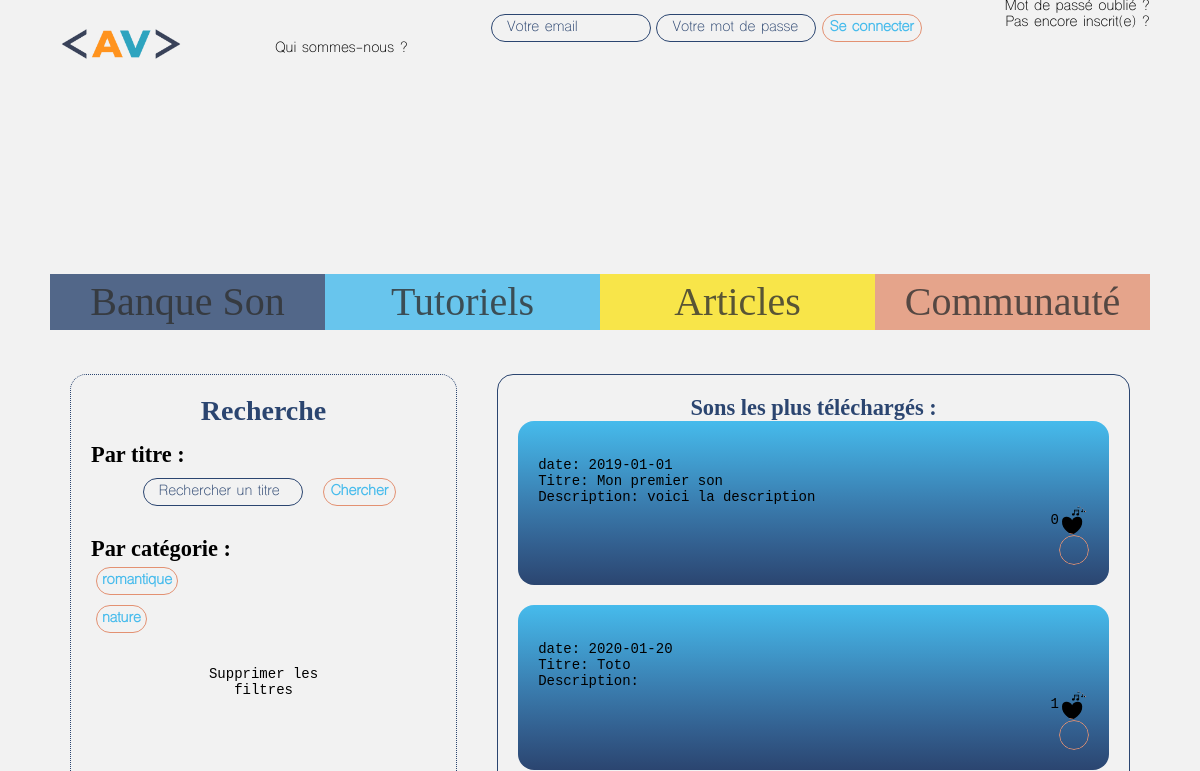
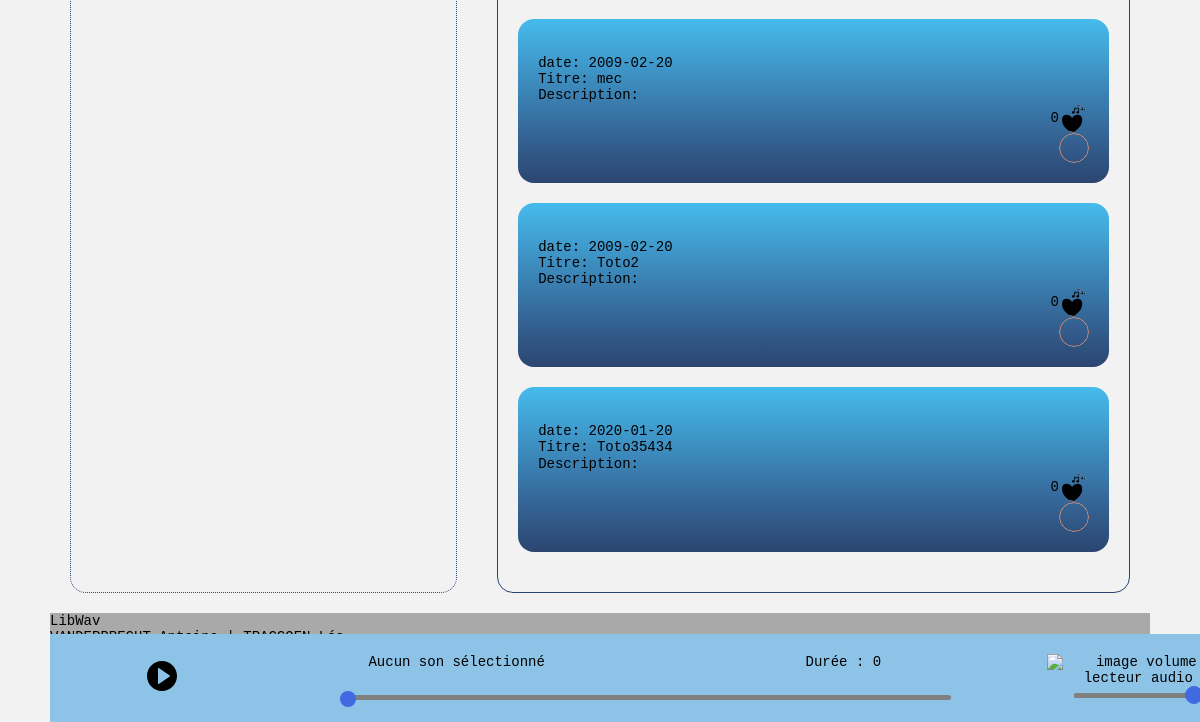
Before: / with the older database file (2 pictures, top to bottom).
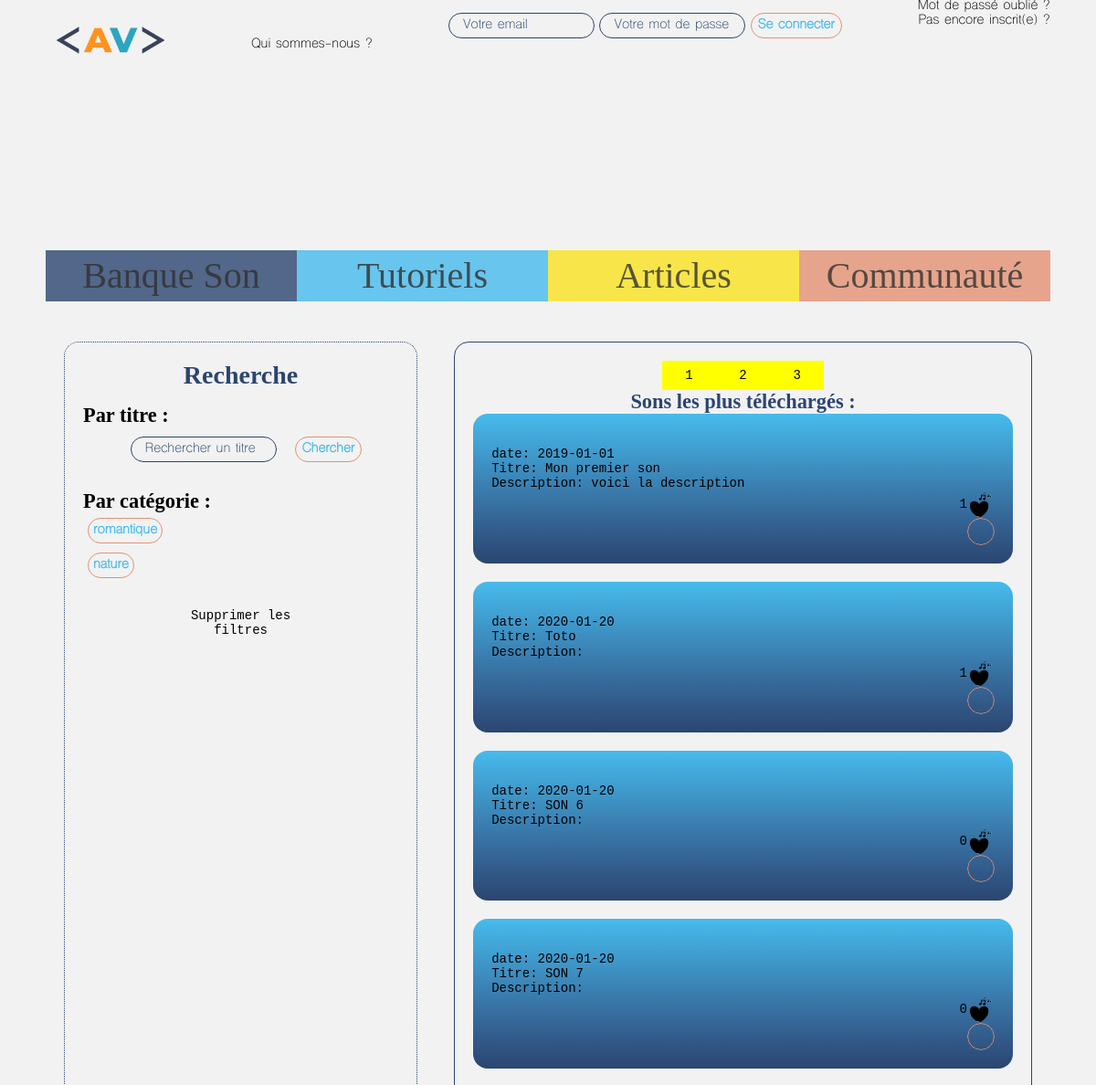
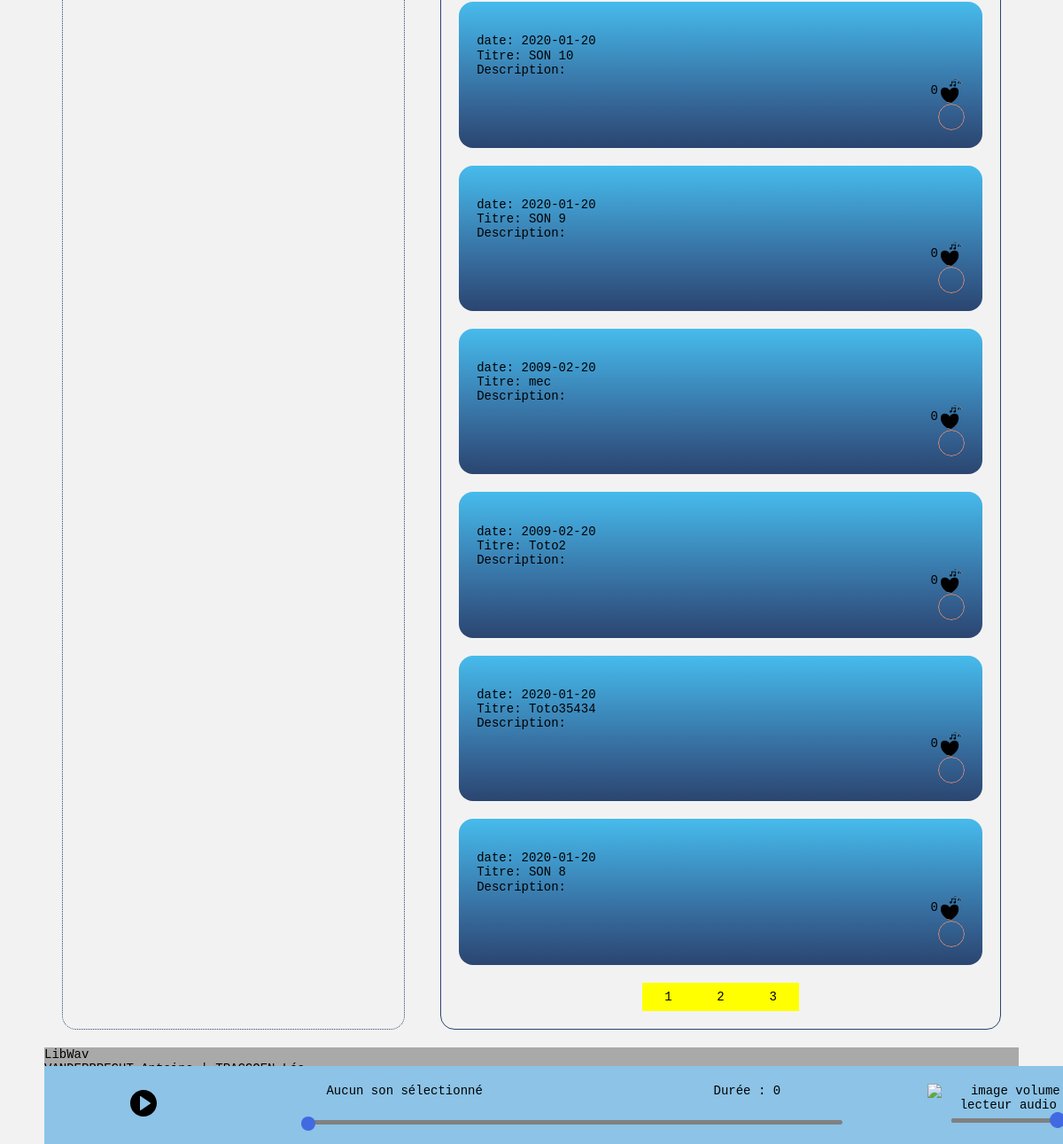
After: the same page with the newer database file (2 pictures, top to bottom).
### tables this page shows
CREATE TABLE IF NOT EXISTS `son_categorie` (
  `id` int(11) NOT NULL AUTO_INCREMENT,
  `categorie_name` varchar(255) NOT NULL,
  PRIMARY KEY (`id`)
);

CREATE TABLE IF NOT EXISTS `son` (
  `id` int(11) NOT NULL AUTO_INCREMENT,
  `lien_upload` varchar(255) NOT NULL,
  `titre` varchar(255) NOT NULL,
  `description` varchar(255) NOT NULL,
  `idCreateur` int(11) NOT NULL,
  `date_publi` date NOT NULL,
  `id_son_categorie` int(11) NOT NULL,
  `nb_telechargements` int(11) NOT NULL,
  PRIMARY KEY (`id`)
);

### assets/divers/balises.php (called while the page is built, shortened)
<?php
function isAjax() {
    return (isset($_SERVER['HTTP_X_REQUESTED_WITH']) && ($_SERVER['HTTP_X_REQUESTED_WITH'] == 'XMLHttpRequest'));
}
?>

### config/actions.php (called while the page is built)
<?php
$listeDesActions = array(
    "mentionslegales" => "vues/mentions_legales.php",
    "signalements" => "vues/Signalement/Signalements_List.php",
    "son" => "vues/sound/Sound_Page.php",
    "like" => "vues/likes.php",
    "profil" => "vues/user/profil.php",
    "uploadSound" => "vues/sound/upload_sound.php",
    "soundUpload" => "traitements/sound/upload_sound.php",
    "uploadTutoriel" => "vues/tuto/upload_tutoriel.php",
    "uploadArticle" => "vues/article/upload_article.php",
    "tutorielUpload" => "traitements/tuto/upload_tutoriel.php",
    "articleUpload" => "traitements/article/upload_article.php",
    "profilConfiguration" => "vues/user/profil_conf.php",
    "downloadData" => "traitements/user/download_data.php",
    "reportSound" => "traitements/sound/report_sound.php",
    "soundReport" => "traitements/sound/sound_report.php",
    "downloadSound" => "traitements/sound/download_sound.php",
    "menuAdmin" => "vues/admin/admin_menu.php",
    "register" => "traitements/register.php",
    "setAvatar" => "traitements/user/setAvatar.php",
    "connexion" => "traitements/connexion.php",
    "deconnexion" => "traitements/deconnexion.php",
    "soundFilter" => "traitements/sound/filter.php",
    "soundFilterSearch" => "traitements/sound/filter_search.php",
    "tutoriels" => "vues/tuto/TutoPage.php",
    "article" => "vues/article/ArticlePage.php",
    "cgu" => "vues/user/cgu.php",
    "statistiques" => "vues/admin/stats_générales.php",
    "AddComment" => "traitements/tuto/addComment.php",
    "login" => "vues/login.php",
    "changements" => "traitements/user/changements.php",
    "homepage" => "homepage.php",
    "articles" => "vues/articles.php",
    "communaute" => "vues/communaute.php"
);

### assets/divers/functions_library.php (the view, shortened to what this page needs)
<?php
function checkLikes($id_user,$id_contenu){
    global $pdo;
    $sql = "SELECT * FROM likes WHERE (id_user=? AND id_contenu=?)";
    $query = $pdo->prepare($sql);
    $query->execute(array($id_user,$id_contenu));
    $result = $query->fetch();
    return $result;
}
function countLikes($id_contenu){
    global $pdo;
    $sql = "SELECT * FROM likes WHERE id_contenu=?";
    $query = $pdo->prepare($sql);
    $query->execute(array($id_contenu));
    $total = 0;
    while ($result = $query->fetch()) {
        $total = $total +1;
    }
    return $total;
}
function AfficheSoundItem($result){
    if ($_SESSION ) {
        $idSession = $_SESSION['id'];
    } else {
        $idSession = 0;
    }
    echo "<div class='sound_item'>";
    echo "<br/><span class='sound_item_date'>date: ".$result['date_publi']."</span>";
    echo "<br/><span class='sound_item_titre'>Titre: ".$result['titre']."</span>";
    echo "<br/>"."Description: ".$result['description'];
    echo"<br/>";
    $totalLikes = countLikes($result['id']);
    $resultLike = checkLikes($idSession,$result['id']);
    if ($resultLike == false) {
        $style = "style='background-color:black'";
    } else {
        $style = "style='background-color:red'";
    }
    echo "<div class='sound_item_likes'>";
        echo "<form class='likesForm' method='POST' action='?action=like'>";
            echo "<input type='submit' name='like' value='' class='postMsg likes'" . $style . " >";
        echo "</form>";
        echo "<div class='nb_likes'>" . $totalLikes."</div>";
        echo"</div>";
        echo "<div class='sound_item_controls'>";
        echo "<form class='formReport' method='POST' action='?action=soundReport'>";
            echo "<input type='submit' name='reportsound' value='' class='reportsound'>";
        echo "</form>";
        echo "<form class='downloadForm' method='POST' action='?action=downloadSound'>";
            echo "<input type='submit' name='downloadsound' value='' class='downloadsound'>";
        echo "</form>";
        echo "<button class='btn_lecture'>";
        echo "</div>";
    echo "</div>";
}
function AffichePageLimit($offset, $limit) {
    global $pdo;
    $contenu = "SELECT * FROM son LIMIT $offset, $limit";
    $query_contenu = $pdo->prepare($contenu);
    $query_contenu->execute();
    while ($result = $query_contenu->fetch()) {
        afficheSoundItem($result);
    }
}
function AfficheNbPage($nb_sons){
    $nb_page = ($nb_sons / 10);
    echo "<div id='wrapper_nb_page'>";
    for($i=1; $i<=$nb_page;$i++){
        echo "<a class='numero_page' href='?action=son&p=".$i."'>$i</a>";
    }
    echo"</div>";
}
?>

### index.php (shortened to what this page needs)
<?php
include("config/bd.php");
include("assets/divers/balises.php");
include("assets/divers/functions_library.php");
include("config/actions.php");
if(isAjax() == false) {
    ?>
    <!DOCTYPE html>
    <html lang="fr">
    <head>
        <link href="assets/css/style.css" rel="stylesheet">
        <link href="assets/css/404.css" rel="stylesheet">
        <link rel="stylesheet" href="./assets/css/general.css" type="text/css">
        <link rel="stylesheet" href="./assets/css/articles.css" type="text/css">
        <link rel="stylesheet" href="./assets/css/tutos.css" type="text/css">
        <link rel="stylesheet" href="./assets/css/communaute.css" type="text/css">
    </head>
<body>
    <?php
    if (isset($_SESSION['id'])) {
        CompleteProfil();
            include('vues/nav.php');
    } else {
            include('vues/nav.php');
        }
        ?>
        <?php
        if (isset($_GET["action"])) {
            $action = $_GET["action"];
        } else {
            $action = "son";
        }
        if (array_key_exists($action, $listeDesActions) == false) {
            include("vues/404.php");
        } else {
            include($listeDesActions[$action]);
        }
        ?>
        <?php
        include('vues/footer.php');
        ?>
        </body>
        </html>
        <?php
}
?>

### vues/nav.php (shortened to what this page needs)
<link rel="stylesheet" href="../assets/css/general.css" type="text/css">
<div id="mainnav">
    <a href='index.php'><img src="./assets/img/logo.png" alt="LibWav" id="logo"/></a>
    <a href='?action=homepage' class="maintext">Qui sommes-nous ?</a>
        <?php
    if(!isset($_SESSION['id'])) {
        echo "<form action=\"index.php?action=connexion\" method=\"POST\">
        <input type=\"text\" placeholder=\"Votre email\" name=\"email\" required>
        <input type=\"password\" placeholder=\"Votre mot de passe\" name=\"password\" required>
        <input type=\"submit\" value=\"Se connecter\">
    </form>";
        ?>
        <div id="subheader">
            <?php
            echo "<div id='mdp'> Mot de passé oublié ?</div>";
            echo "<div id='inscription'><a href='index.php?action=login'>Pas encore inscrit(e) ?</a></div>";
            ?>
        </div>
        <?php
    }
    ?>
</div>
            <nav>
                <div class="navbar">
                    <a href="?action=son">
                        <div id="first">
                            <span>Banque Son</span>
                        </div>
                    </a>
                    <a href="?action=tutoriels">
                        <div id="second">
                            <span>Tutoriels</span>
                        </div>
                    </a>
                    <a href="?action=articles">
                        <div id="third">
                            <span>Articles</span>
                        </div>
                    </a>
                    <a href="?action=communaute">
                        <div id="fourth">
                            <span>Communauté</span>
                        </div>
                    </a>
                </div>
            </nav>

### vues/sound/Sound_Page.php (shortened to what this page needs)
<link rel="stylesheet" href="../../assets/css/general.css" type="text/css">
<link rel="stylesheet" href="../../assets/css/sound_page.css" type="text/css">
<?php
echo "<div id='page_sound'>";
echo "<section id='wrapper_filtre'>";
include("filter_view.php");
echo "</section>";
?>
    <section id="wrapper_sound">
        <?php
        $contenu = "SELECT * FROM son ";
        $query_contenu = $pdo->prepare($contenu);
        $query_contenu->execute();
        $nb_sons =0;
        while ($result = $query_contenu->fetch()) {
            $nb_sons++;
        }
        if (count($_GET) >= 2) {
            if ($_GET['p']) {
                $page = $_GET['p'];
            }
        } else {
            $page = 0;
        };
        switch ($page) {
            case 0:
                $offset = 0;
                $limit = 10;
                break;
        }
        AfficheNbPage($nb_sons);
        echo "<h3>Sons les plus téléchargés : </h3>";
        AffichePageLimit($offset, $limit);
        ?>
    </section>
<?php
echo "</div>";
include("AudioPlayer.php");
?>

### vues/sound/filter_view.php (shortened to what this page needs)
<section id="filtre_sidebar">
    <h2>Recherche</h2>
    <section id="filtres_recherche">
        <h3>Par titre :</h3>
    <form id='form_sound_search' method="post" action="?action=soundFilterSearch">
        <input required type="text" id="champ_filter" name="champ_filter" placeholder="Rechercher un titre">
        <input type="submit" value='Chercher' name="sound_search_submit" id="sound_search_submit">
    </form>
    </section>
    <section id="filtres_categories">
        <h3>Par catégorie :</h3>
        <?php
            $sql = "SELECT categorie_name FROM son_categorie WHERE id IN (SELECT id_son_categorie FROM son)";
            $query = $pdo->prepare($sql);
            $query->execute();
            while ($result = $query->fetch()) {
                echo "<form class='form_sound_search2' method='post' action='?action=soundFilter'>";
                echo "<input type='submit' class='categorie_name' value='" . $result['categorie_name'] . "'><br/>";
                echo "</form>";
            }
        ?>
    </section>
    <a id="del_filtres" href='?action=son'>Supprimer les filtres</a>
</section>

### vues/sound/AudioPlayer.php (shortened to what this page needs)
<div id="main_player">
    <div id="player">
        <div id="AudiPlayerSongTitle">Aucun son sélectionné</div>
        <div id="AudiPlayerSongTime">Durée : 0</div>
        <div id="buttons">
            <a id="AudioPlayerPlay"><img src="assets/img/play-button.svg" alt="bouton lecture lecteur audio" class="btn_img"/></a>
        </div>
        <div id="AudiPlayerSongSound">
            <img id="AudioPlayerSpeak" src="assets/img/speaker.svg" alt="image volume lecteur audio" class="btn_img">
            <input id="volumeSlider" name="volumeSlider" type="range" min="0" max="1" step="any" value="1">
        </div>
        <div id="seek-bar">
            <div id="handle"></div>
        </div>
    </div>
</div>

### vues/footer.php
<?php
echo "
<footer>LibWav<br/><a target=\"_blank\" href=\"https://antoinevanderbrecht.fr/\">VANDERBRECHT Antoine</a> | TRACCOEN Léa <br/></footer>
";
?>

### assets/css/style.css (style rules this page uses)
html { scroll-behavior: smooth; }
* { margin: 0; padding: 0; box-sizing: border-box; font-size: 14px; }
:root { --titre-color: brown; --sous-titre-color: brown; --contenu-color: brown; --titre-size: brown; --sous-titre-size: brown; --contenu-size: brown; }
body { background-color: #F2F2F2; margin: 0; scroll-behavior: smooth; overflow-y: scroll; }
#wrapper_nb_page { background-color: yellow; display: flex; flex-direction: row; width: 30%; margin: auto; }
#wrapper_nb_page .numero_page { margin: auto; padding: 8px; cursor: pointer; }

### assets/css/general.css (style rules this page uses)
body { font-size: 16px; text-align: justify; margin: auto 50px; font-family: "Courier"; }
input { font-family: "Courier"; }
a { text-decoration: none; color: black; }
h1,h2,h3,h4,h5,h6 { font-family: "Titre"; }
h2 { font-size : 2rem; }
h3 { font-size : 1.6rem; }
input[type="text"] { font-family: "Menu"; background: transparent; border: 1px solid #2b4570; padding: 5px; -webkit-border-radius: 12pt; -moz-border-radius: 12pt; border-radius: 12pt; }
input[type="text"]::placeholder { color: #2b4570; padding-left: 10px; }
input[type="password"] { font-family: "Menu"; background: transparent; border: 1px solid #2b4570; padding: 5px; -webkit-border-radius: 12pt; -moz-border-radius: 12pt; border-radius: 12pt; }
input[type="password"]::placeholder { color: #2b4570; padding-left: 10px; }
input[type="submit"] { font-family: "Menu"; color: #46bbec; background: transparent; border: 1px solid #e39172; padding: 5px 7px; -webkit-border-radius: 12pt; -moz-border-radius: 12pt; border-radius: 12pt; font-weight: bold; }
#mainnav { font-family: "Menu"; margin: auto; text-align: center; display: flex; flex-direction: row; justify-content: space-between; padding-top: 1rem; margin-bottom: 20px; }
#logo { height: 80px; display: flex; flex-direction: row; justify-content: flex-start; margin-top: -10px; padding: 0px; }
.maintext { display: flex; flex-direction: column; justify-content: center; }
#subheader { margin-top: -15px; font-size: 12px; }
#subheader div { display: flex; flex-direction: row; justify-content: flex-end; }
.navbar { display: grid; grid-template-columns: 1fr 1fr 1fr 1fr; grid-template-rows: 200px; margin: 40px auto; grid-template-areas: "first second third fourth"; }
.navbar span { padding: 5px; display: block; opacity: 0.8; font-family: "Titre"; font-size: 40px; position: relative; color: rgba(0,0,0,0.8); }
.navbar #first { grid-area: first; display: flex; flex-direction: column; justify-content: flex-end; background-image: url(../img/test.jpg); background-size: 100%; background-repeat: no-repeat; background-position: center; padding-top: 150px; }
.navbar #first span { background-color: #2b4570; display: flex; flex-direction: row; justify-content: center; }
.navbar #second { grid-area: first; display: flex; flex-direction: column; justify-content: flex-end; background-image: url(../img/test.jpg); background-size: 100%; background-repeat: no-repeat; background-position: center; padding-top: 150px; }
.navbar #second span { background-color: #46bbec; display: flex; flex-direction: row; justify-content: center; }
.navbar #third { grid-area: first; display: flex; flex-direction: column; justify-content: flex-end; background-image: url(../img/test.jpg); background-size: 100%; background-repeat: no-repeat; background-position: center; padding-top: 150px; }
.navbar #third span { background-color: #fae31f; display: flex; flex-direction: row; justify-content: center; }
.navbar #fourth { grid-area: first; display: flex; flex-direction: column; justify-content: flex-end; background-image: url(../img/test.jpg); background-size: 100%; background-repeat: no-repeat; background-position: center; padding-top: 150px; }
.navbar #fourth span { background-color: #e39172; display: flex; flex-direction: row; justify-content: center; }

### assets/css/tutos.css (style rules this page uses)
h3 { margin-bottom: 0px; }

### assets/css/footer.css (style rules this page uses)
footer { background-color: darkgrey; margin-bottom: 7%; }

### assets/css/btn-range.css (style rules this page uses)
input[type=range] { -webkit-appearance: none; }

### assets/css/homepage.css (style rules this page uses)
footer { margin: auto; }

Changed rows visible on the page:
computed for son "Mon premier son": totalLikes "0" → "1"
added son: date_publi "2020-01-20", titre "SON 6", totalLikes "0"
added son: date_publi "2020-01-20", titre "SON 7", totalLikes "0"
added son: date_publi "2020-01-20", titre "SON 10", totalLikes "0"
added son: date_publi "2020-01-20", titre "SON 9", totalLikes "0"
added son: date_publi "2020-01-20", titre "SON 8", totalLikes "0"
Other visible differences:
new list line: "1"
new list line: "2"
new list line: "3"
